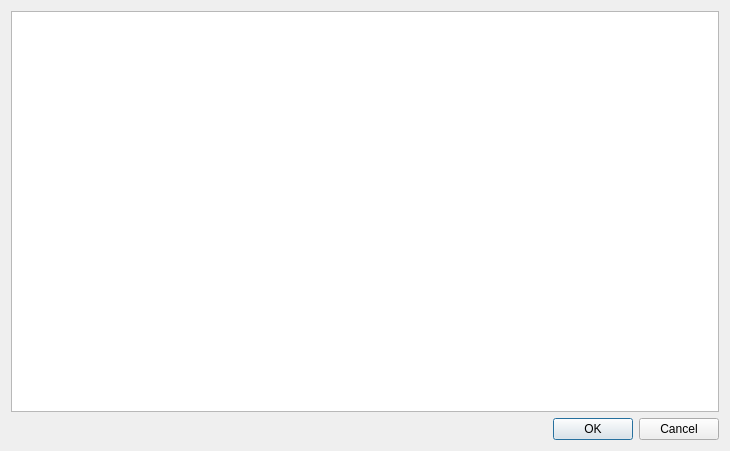
<?xml version="1.0" encoding="UTF-8"?>
<ui version="4.0">
 <class>BookmarkListDialog</class>
 <widget class="QDialog" name="BookmarkListDialog">
  <property name="geometry">
   <rect>
    <x>0</x>
    <y>0</y>
    <width>730</width>
    <height>451</height>
   </rect>
  </property>
  <property name="windowTitle">
   <string>Dialog</string>
  </property>
  <layout class="QVBoxLayout" name="verticalLayout">
   <item>
    <widget class="QTableWidget" name="tableWidget">
     <property name="contextMenuPolicy">
      <enum>Qt::CustomContextMenu</enum>
     </property>
     <property name="horizontalScrollMode">
      <enum>QAbstractItemView::ScrollPerPixel</enum>
     </property>
     <attribute name="horizontalHeaderCascadingSectionResizes">
      <bool>true</bool>
     </attribute>
     <attribute name="verticalHeaderCascadingSectionResizes">
      <bool>true</bool>
     </attribute>
     <attribute name="verticalHeaderMinimumSectionSize">
      <number>18</number>
     </attribute>
    </widget>
   </item>
   <item>
    <widget class="QDialogButtonBox" name="buttonBox">
     <property name="orientation">
      <enum>Qt::Horizontal</enum>
     </property>
     <property name="standardButtons">
      <set>QDialogButtonBox::Cancel|QDialogButtonBox::Ok</set>
     </property>
    </widget>
   </item>
  </layout>
  <action name="actionGoToBookmark">
   <property name="text">
    <string>Go to Bookmark</string>
   </property>
   <property name="shortcut">
    <string>Return</string>
   </property>
  </action>
  <action name="actionRemoveBookmark">
   <property name="text">
    <string>Remove Bookmark</string>
   </property>
   <property name="shortcut">
    <string>Del</string>
   </property>
  </action>
  <action name="actionRemoveALLBookmarks">
   <property name="text">
    <string>Remove ALL Bookmarks</string>
   </property>
  </action>
  <action name="actionEdit_Bookmark">
   <property name="text">
    <string>Edit Bookmark</string>
   </property>
   <property name="shortcut">
    <string>F4</string>
   </property>
  </action>
  <action name="actionClose">
   <property name="text">
    <string>Close</string>
   </property>
   <property name="shortcut">
    <string>Esc</string>
   </property>
  </action>
 </widget>
 <resources/>
 <connections>
  <connection>
   <sender>buttonBox</sender>
   <signal>accepted()</signal>
   <receiver>BookmarkListDialog</receiver>
   <slot>accept()</slot>
   <hints>
    <hint type="sourcelabel">
     <x>248</x>
     <y>254</y>
    </hint>
    <hint type="destinationlabel">
     <x>157</x>
     <y>274</y>
    </hint>
   </hints>
  </connection>
  <connection>
   <sender>buttonBox</sender>
   <signal>rejected()</signal>
   <receiver>BookmarkListDialog</receiver>
   <slot>reject()</slot>
   <hints>
    <hint type="sourcelabel">
     <x>316</x>
     <y>260</y>
    </hint>
    <hint type="destinationlabel">
     <x>286</x>
     <y>274</y>
    </hint>
   </hints>
  </connection>
 </connections>
</ui>
